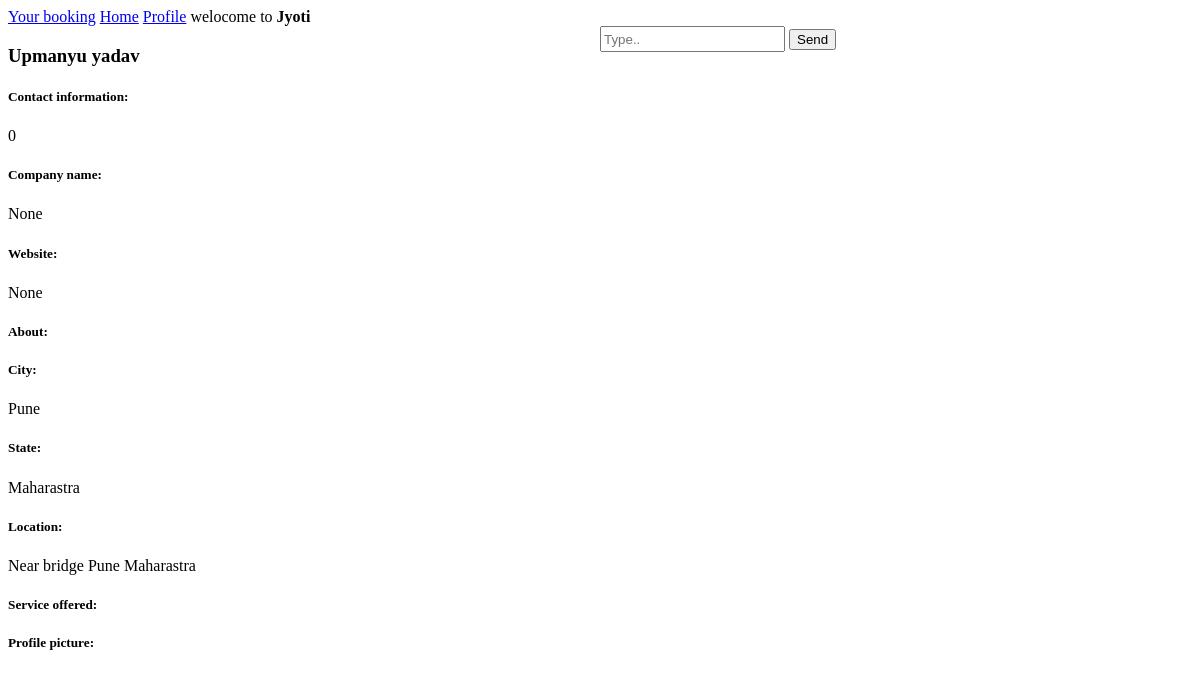
/event-planner-info/24/ (signed in), run on an earlier commit of the app's database.
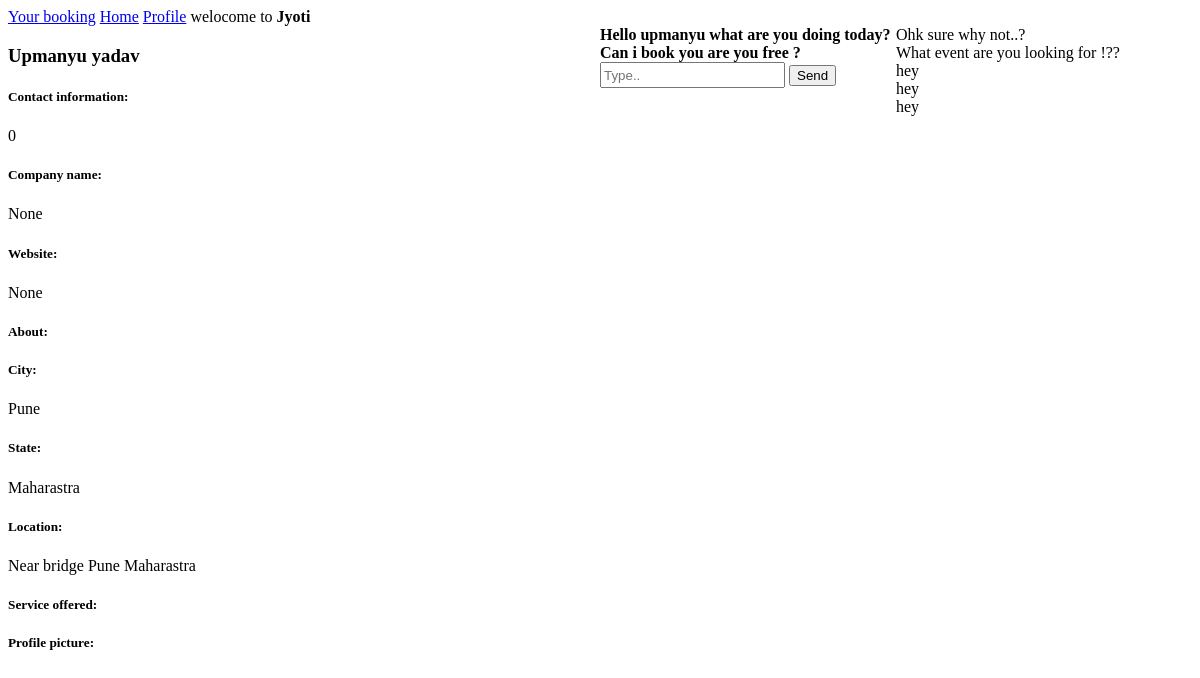
And on a later commit of the database.
### EventPlanner/models.py (models this page shows, shortened)
class UserProfile(models.Model):
    user = models.OneToOneField(User,on_delete=models.CASCADE)
    user_type = models.CharField(choices=user_type_choices,max_length=50)
    contact_info = models.CharField(max_length=200,blank=True,null=True,verbose_name='Contact information')
    company_name = models.CharField(max_length=50,blank=True,null=True)
    website = models.URLField(max_length=200,blank=True,null=True)
    about = models.TextField(blank=True,null=True)
    city = models.CharField(max_length=20,null=False,blank=False)
    state = models.CharField(max_length=20,null=False,blank=False)
    location = models.TextField(blank=True,null=True)
    service_offered = models.TextField(blank=True,null=True)
    profile_picture = models.ImageField(upload_to = 'images/', height_field=None, width_field=None, max_length=None,null=True,blank = True)

### customer/models.py (models this page shows)
class Messages(models.Model):
    sender = models.ForeignKey(User,on_delete=models.CASCADE,null=False,blank=False)
    receiver = models.ForeignKey(User,on_delete=models.CASCADE,null=False,blank=False,related_name = 'receiver')
    message = models.TextField(null=False,blank=False)
    created=models.DateTimeField(auto_now_add = True)

### EventPlanner/views.py (the view)
# urls.py: path('event-planner-info/<int:pk>/',views.EventPlannerInfo),
def EventPlannerInfo(request,pk):
    if not request.user.is_authenticated or request.user.userprofile.user_type == 'is_customer':
        if request.method == 'POST':
            if not request.user.is_authenticated:
                return redirect('/login-C/')
            unique_token_form = request.POST.get('unique-token')
            unique_token_session = request.session.get('chat_token')
            if unique_token_form == unique_token_session:
                message_form = MessageForm(request.POST)
                if message_form.is_valid():
                    message_object = message_form.save(commit = False)
                    message_object.sender = request.user
                    vendor = User.objects.get(id=int(pk))
                    message_object.receiver = vendor
                    message_object.save()
                    del request.session['chat_token']
                    return redirect(f'/event-planner-info/{pk}/')
        else:
            unique_token = str(uuid.uuid4())
            request.session['chat_token'] = unique_token
        if request.user.is_authenticated:
            messages = Messages.objects.filter(sender = request.user)
        else:
            messages = None
        vendor = User.objects.get(id = pk)
        user_profile = UserProfile.objects.get(user = vendor)
        user_profile_form = UserProfileForm(instance = user_profile)
        received_dict,sent_dict = Messages_display(request)
        context = {'user_profile_form':user_profile_form,'vendor':vendor,'MessageForm':MessageForm,'messages':messages,'unique_token':unique_token,'pk':pk,'received_dict':received_dict,'sent_dict':sent_dict}
        return render(request,'EventPlanner/event-planner-info.html',context)

### EventPlanner/forms.py
class UserProfileForm(ModelForm):
    class Meta:
        model = UserProfile
        widgets = {'profile_picture':FileInput()}
        fields = '__all__'
        exclude = ('user_type','user',)

### EventPlanner/templates/EventPlanner/event-planner-info.html (shortened to what this page needs)
{% extends 'customer/home.html' %}
{% block content %}
<div class="grid-div">
    <div>
        <h3>{{vendor.first_name}} {{vendor.last_name}}</h3>
        {% for field in user_profile_form %}
        <h5>{{field.label_tag}}</h5>
        <p>{{field.value}}</p>
        {% endfor %}
    </div>
    <div class="inner-grid-div">
            <div>
                <div>
                    {% for message in messages %}
                    {% if message.receiver.id == pk %}
                    <div><b>{{message.message}}</b></div>
                    {% endif %}
                    {% endfor %}
                </div>
                <div>
                    <form action="" method="POST">
                        {{MessageForm.message}}
                        <input type="submit" value="Send">
                    </form>
                </div>
            </div>
            <div>
                {% for sender,messages in received_dict.items %}
                    {% if vendor.username == sender.username %}
                        {% for message in messages %}
                            <div>{{message}}</div>
                        {% endfor %}
                    {% endif %}
                {% endfor %}
            </div>
    </div>
</div>
{% endblock %}

What changed in the data, as far as the page shows it:
added Messages: message "Hello upmanyu what are you doing today?"
added Messages: message "Can i book you are you free ?"
added Messages: messages "Ohk sure why not..?"
added Messages: messages "What event are you looking for !??"
added Messages: messages "hey"
added Messages: messages "hey"
added Messages: messages "hey"
